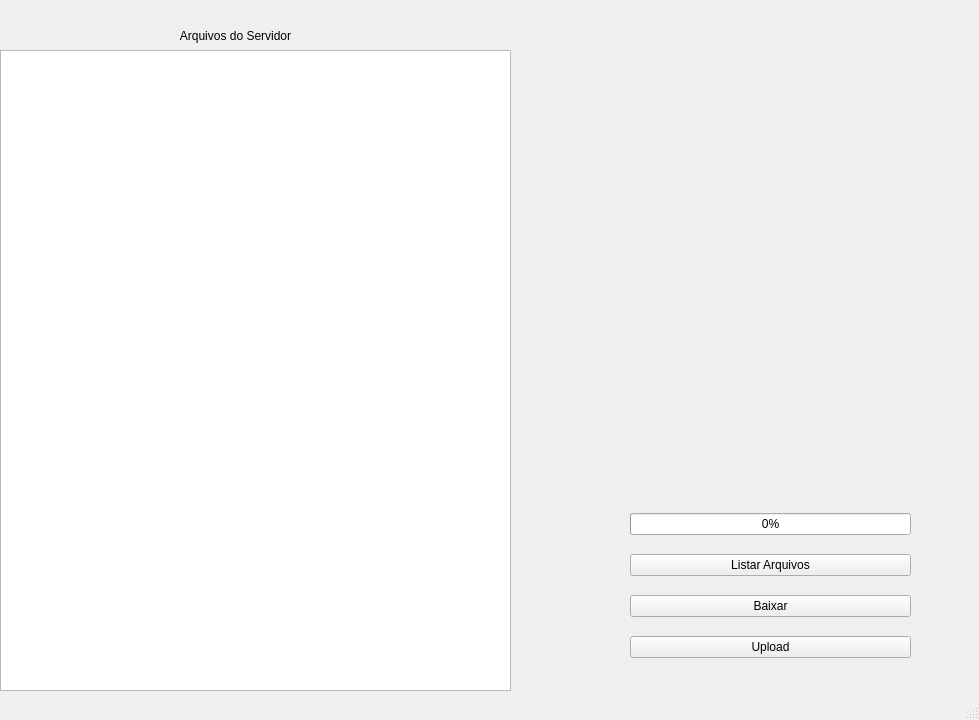
<?xml version="1.0" encoding="UTF-8"?>
<ui version="4.0">
 <class>MainWindow</class>
 <widget class="QMainWindow" name="MainWindow">
  <property name="geometry">
   <rect>
    <x>0</x>
    <y>0</y>
    <width>979</width>
    <height>720</height>
   </rect>
  </property>
  <property name="minimumSize">
   <size>
    <width>640</width>
    <height>480</height>
   </size>
  </property>
  <property name="maximumSize">
   <size>
    <width>980</width>
    <height>720</height>
   </size>
  </property>
  <property name="windowTitle">
   <string>MainWindow</string>
  </property>
  <widget class="QWidget" name="centralwidget">
   <widget class="QWidget" name="verticalWidget" native="true">
    <property name="geometry">
     <rect>
      <x>630</x>
      <y>500</y>
      <width>281</width>
      <height>171</height>
     </rect>
    </property>
    <property name="layoutDirection">
     <enum>Qt::LayoutDirection::LeftToRight</enum>
    </property>
    <property name="autoFillBackground">
     <bool>false</bool>
    </property>
    <layout class="QVBoxLayout" name="verticalLayout">
     <item>
      <widget class="QProgressBar" name="prog">
       <property name="value">
        <number>0</number>
       </property>
      </widget>
     </item>
     <item>
      <widget class="QPushButton" name="but_listar">
       <property name="text">
        <string>Listar Arquivos</string>
       </property>
      </widget>
     </item>
     <item>
      <widget class="QPushButton" name="but_baixar">
       <property name="text">
        <string>Baixar</string>
       </property>
      </widget>
     </item>
     <item>
      <widget class="QPushButton" name="but_upload">
       <property name="layoutDirection">
        <enum>Qt::LayoutDirection::LeftToRight</enum>
       </property>
       <property name="text">
        <string>Upload</string>
       </property>
      </widget>
     </item>
    </layout>
   </widget>
   <widget class="QListWidget" name="SrvFiles">
    <property name="geometry">
     <rect>
      <x>0</x>
      <y>50</y>
      <width>511</width>
      <height>641</height>
     </rect>
    </property>
   </widget>
   <widget class="QLabel" name="lab_arquivos">
    <property name="geometry">
     <rect>
      <x>150</x>
      <y>20</y>
      <width>171</width>
      <height>31</height>
     </rect>
    </property>
    <property name="text">
     <string>Arquivos do Servidor</string>
    </property>
    <property name="alignment">
     <set>Qt::AlignmentFlag::AlignCenter</set>
    </property>
   </widget>
  </widget>
  <widget class="QStatusBar" name="statusbar"/>
 </widget>
 <resources/>
 <connections/>
</ui>
